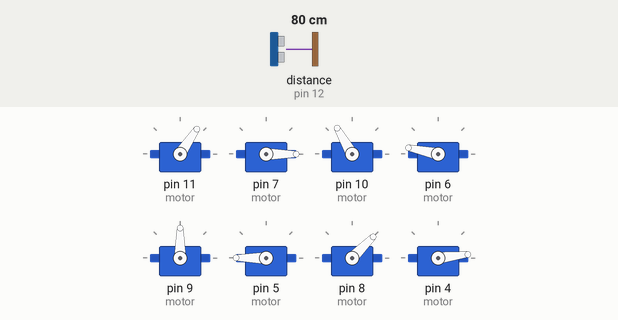
Bench run of a program on a simulated Arduino Nano, built with avr-gcc and run on an emulated ATmega328P. On the bench: 8 × servo. Wiring (inferred from the names in the program): ultrasonic range finder: trigger pin 13; echo pin 12. Inputs (shaded band) come from the test bench; at power-on: distance to the obstacle (sensor on pin 12) 80 cm. The echo pulse lasts 58.3 µs per cm; what the program prints to the serial monitor is not drawn.

Above: at 2.0 s.
2.1 s: distance to the obstacle (sensor on pin 12) set to 2 cm
At 4.9 s:
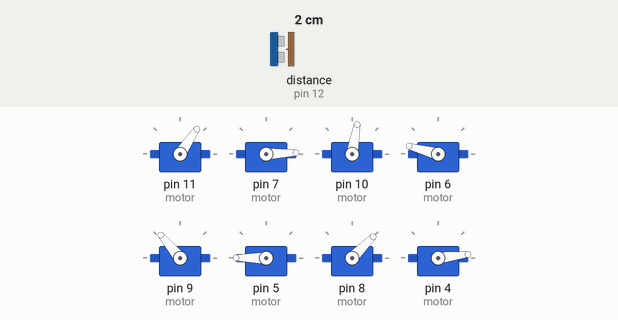
5.1 s: distance to the obstacle (sensor on pin 12) set to 60 cm
8.1 s: distance to the obstacle (sensor on pin 12) set to 9 cm
At 9.2 s:
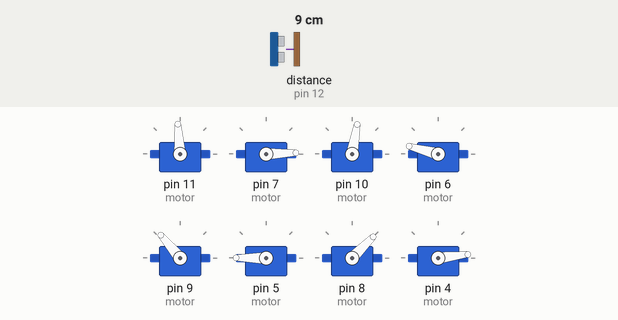
11.1 s: distance to the obstacle (sensor on pin 12) set to 23 cm
Timing chart, 0 to 15.1 s (numbered marks = the images above; inputs shaded):
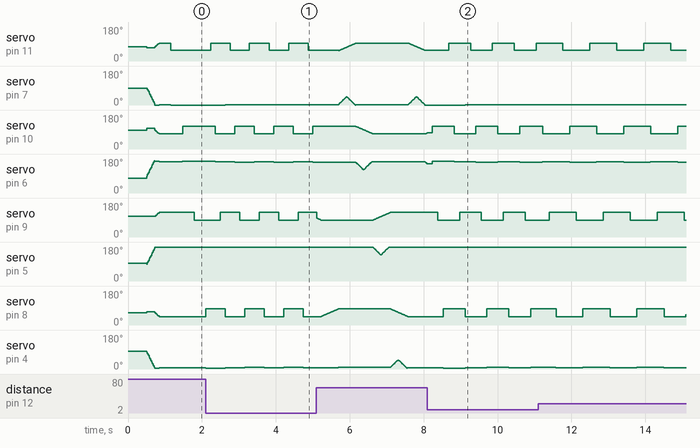

The program:

main.cpp
```cpp
#include "spiderbot.h"
#include "src.h"

Spider spider;
unsigned long distance;

void setup()
{
    pinMode(TRIG_PIN, OUTPUT);
	pinMode(ECHO_PIN, INPUT);
    digitalWrite(TRIG_PIN, LOW);
    delay(2);
    Serial.begin(9600);
    spider.init();
}

void loop()
{
    digitalWrite(TRIG_PIN, HIGH);
    delay(1);
    digitalWrite(TRIG_PIN, LOW);
    distance = pulseIn(ECHO_PIN, HIGH) * 0.034 / 2.0;

    if (distance > 70)
        distance = 70;

    Serial.print(String(distance) + String("\n"));
    if (distance >= 70 || distance < 30)
        spider.delay_time = QUICK_DELAY_TIME;
    else
        spider.delay_time = DEFAULT_DELAY_TIME;
    if (distance >= 50)
        spider.update_direction(M_FORWARD);
    else if (distance < 30)
        spider.update_direction(M_BACKWARD);
    else
        spider.update_direction(M_NONE);
    spider.walk();
    spider.write();
}
```

dependencies.h
```cpp
#ifndef DEPEDENCIES_H_
    #define DEPEDENCIES_H_
    #include "spiderbot.h"

void extend(Spider &spider);
void retract(Spider &spider);
void handle_leg(leg_t &leg, direction mode);
void first_steps(Spider &spider);
void write_all(Spider &spider);

#endif
```

spiderbot.h
```cpp
#ifndef SPIDERBOT_H_
    #define SPIDERBOT_H_

    #include <Servo.h>
    #include <Arduino.h>

    #define ELBOW 0
    #define KNEE 1
    #define DEFAULT_DELAY_TIME 5
    #define QUICK_DELAY_TIME 0
    #define SLOW_DELAY_TIME 10

    #define STEP_ELBOW (1.0)
    #define STEP_KNEE ((90.0 / 40.0)) // 90.0 = range of knee, 40.0 = range of elbow (in degrees), 2.0 to compansate the return factor

    #define TOP1 0
    #define TOP2 1
    #define BOTTOM1 2
    #define BOTTOM2 3

    #define NB_JOINTS 2

    #define FORWARD 1
    #define BACKWARD -1

typedef struct {
    int min;
    int max;
} range_t;

typedef struct {
    double angle; // Current of angle of servo motor
    double steps; // Value added to angle
    int offset; // For calibration
    range_t range; // Max and Min of servo range of action
    Servo motor; // Servo object from servo.h library
} motor_t;

typedef struct {
    motor_t legs[2];
    bool return_factor;
} leg_t;

extern const leg_t LEGTOP1;
extern const leg_t LEGTOP2;
extern const leg_t LEGBOTTOM1;
extern const leg_t LEGBOTTOM2;

enum direction {
    M_NONE,
    M_FORWARD,
    M_BACKWARD
};

class Spider {
    public:
        leg_t legtop1;
        leg_t legtop2;
        leg_t legbottom1;
        leg_t legbottom2;

        unsigned long delay_time; // Time of waiting before executing next loop iteration (in ms)

        void init(unsigned long delay_time = DEFAULT_DELAY_TIME);
        void walk();
        void write();
        void update_direction(direction mode);
        direction get_direction();
        direction get_next_direction();
        unsigned long long get_nb_loop();

        void log(const int leg);

    private:
        unsigned long long nb_loop = 0; // Number of loop iteration
        direction mode = M_NONE;
        direction next_mode = M_NONE;
};

#endif
```

src.h
```cpp
#ifndef SRC_H_
    #define SRC_H_

    #define TRIG_PIN 13
    #define ECHO_PIN 12

#endif
```

extend.cpp
```cpp
#include "spiderbot.h"

void extend_leg(leg_t &leg) {
    leg.legs[ELBOW].motor.write(leg.legs[ELBOW].angle + leg.legs[ELBOW].offset);
    leg.legs[KNEE].motor.write(leg.legs[KNEE].angle + leg.legs[KNEE].offset);
}

void extend(Spider &spider) {
    extend_leg(spider.legtop1);
    extend_leg(spider.legtop2);
    extend_leg(spider.legbottom1);
    extend_leg(spider.legbottom2);
    delay(spider.delay_time * 100);
}
```

first_step.cpp
```cpp
#include "dependencies.h"

void first_steps(Spider &spider) {
    for (int i = 0; i < 20; i++) {
        handle_leg(spider.legtop1, M_FORWARD);
        handle_leg(spider.legtop2, M_FORWARD);
        handle_leg(spider.legbottom1, M_FORWARD);
        handle_leg(spider.legbottom2, M_FORWARD);
        write_all(spider);
        delay(spider.delay_time);
    }
}
```

handle_leg.cpp
```cpp
#include "spiderbot.h"

void forward(leg_t &leg) {
    leg.legs[ELBOW].angle += leg.legs[ELBOW].steps;
    if (leg.legs[ELBOW].angle >= leg.legs[ELBOW].range.max
        || leg.legs[ELBOW].angle <= leg.legs[ELBOW].range.min)
        leg.legs[ELBOW].steps = -leg.legs[ELBOW].steps;

    if (leg.legs[ELBOW].angle == leg.legs[ELBOW].range.max
        || leg.legs[ELBOW].angle == leg.legs[ELBOW].range.min)
            leg.return_factor = !leg.return_factor;
    if (leg.return_factor == true)
        return;

    leg.legs[KNEE].angle += leg.legs[KNEE].steps;
    if (leg.legs[KNEE].angle >= leg.legs[KNEE].range.max
        || leg.legs[KNEE].angle <= leg.legs[KNEE].range.min)
        leg.legs[KNEE].steps = -leg.legs[KNEE].steps;
}

void backward(leg_t &leg) {
    leg.legs[ELBOW].angle += leg.legs[ELBOW].steps;
    if (leg.legs[ELBOW].angle >= leg.legs[ELBOW].range.max
        || leg.legs[ELBOW].angle <= leg.legs[ELBOW].range.min)
        leg.legs[ELBOW].steps = -leg.legs[ELBOW].steps;

    if (leg.legs[ELBOW].angle == leg.legs[ELBOW].range.max
        || leg.legs[ELBOW].angle == leg.legs[ELBOW].range.min)
            leg.return_factor = !leg.return_factor;
    if (leg.return_factor == false)
        return;

    leg.legs[KNEE].angle += leg.legs[KNEE].steps;
    if (leg.legs[KNEE].angle >= leg.legs[KNEE].range.max
        || leg.legs[KNEE].angle <= leg.legs[KNEE].range.min)
        leg.legs[KNEE].steps = -leg.legs[KNEE].steps;
}

void handle_leg(leg_t &leg, direction mode) {
    if (mode == M_FORWARD)
        forward(leg);
    if (mode == M_BACKWARD)
        backward(leg);
}
```

retarct.cpp
```cpp
#include "spiderbot.h"

void retract(Spider &spider) {
    while (spider.legtop1.legs[KNEE].angle > 0) {
        spider.legtop1.legs[ELBOW].motor.write(spider.legtop1.legs[ELBOW].angle);
        spider.legtop1.legs[KNEE].motor.write(spider.legtop1.legs[KNEE].angle);
        spider.legtop2.legs[ELBOW].motor.write(spider.legtop2.legs[ELBOW].angle);
        spider.legtop2.legs[KNEE].motor.write(spider.legtop2.legs[KNEE].angle);
        spider.legbottom1.legs[ELBOW].motor.write(spider.legbottom1.legs[ELBOW].angle);
        spider.legbottom1.legs[KNEE].motor.write(spider.legbottom1.legs[KNEE].angle);
        spider.legbottom2.legs[ELBOW].motor.write(spider.legbottom2.legs[ELBOW].angle);
        spider.legbottom2.legs[KNEE].motor.write(spider.legbottom2.legs[KNEE].angle);

        spider.legtop1.legs[KNEE].angle += spider.legtop1.legs[KNEE].steps;
        spider.legtop2.legs[KNEE].angle += spider.legtop2.legs[KNEE].steps;
        spider.legbottom1.legs[KNEE].angle += spider.legbottom1.legs[KNEE].steps;
        spider.legbottom2.legs[KNEE].angle += spider.legbottom2.legs[KNEE].steps;
        delay(spider.delay_time);
    }
    spider.legtop1.legs[KNEE].steps = -spider.legtop1.legs[KNEE].steps;
    spider.legtop2.legs[KNEE].steps = -spider.legtop2.legs[KNEE].steps;
    spider.legbottom1.legs[KNEE].steps = -spider.legbottom1.legs[KNEE].steps;
    spider.legbottom2.legs[KNEE].steps = -spider.legbottom2.legs[KNEE].steps;
}
```

write_all.cpp
```cpp
#include "spiderbot.h"

void write_leg(leg_t &leg) {
    leg.legs[KNEE].motor.write(leg.legs[KNEE].angle + leg.legs[KNEE].offset);
    leg.legs[ELBOW].motor.write(leg.legs[ELBOW].angle + leg.legs[ELBOW].offset);
}

void write_all(Spider &spider) {
    write_leg(spider.legtop1);
    write_leg(spider.legtop2);
    write_leg(spider.legbottom1);
    write_leg(spider.legbottom2);
}
```

get_direction.cpp
```cpp
#include "spiderbot.h"

direction Spider::get_direction() {
    return this->mode;
}
```

get_nb_loop.cpp
```cpp
#include "spiderbot.h"

unsigned long long Spider::get_nb_loop() {
    return this->nb_loop;
}
```

get_next_direction.cpp
```cpp
#include "spiderbot.h"

direction Spider::get_next_direction() {
    return this->next_mode;
}
```

init.cpp
```cpp
#include "dependencies.h"

void attach_pins(Spider &spider) {
    spider.legtop1.legs[ELBOW].motor.attach(11);
    spider.legtop1.legs[KNEE].motor.attach(7);
    spider.legtop2.legs[ELBOW].motor.attach(10);
    spider.legtop2.legs[KNEE].motor.attach(6);
    spider.legbottom1.legs[ELBOW].motor.attach(9);
    spider.legbottom1.legs[KNEE].motor.attach(5);
    spider.legbottom2.legs[ELBOW].motor.attach(8);
    spider.legbottom2.legs[KNEE].motor.attach(4);
}

void init_leg(leg_t &leg, const leg_t src) {
    for (unsigned short i = 0; i < NB_JOINTS; i++) {
        leg.legs[i].angle = src.legs[i].angle;
        leg.legs[i].range = src.legs[i].range;
        leg.legs[i].steps = src.legs[i].steps;
        leg.legs[i].offset = src.legs[i].offset;
        leg.return_factor = true;
    }
}

void init_spider(Spider &spider, unsigned long delay_time) {
    init_leg(spider.legtop1, LEGTOP1);
    init_leg(spider.legtop2, LEGTOP2);
    init_leg(spider.legbottom1, LEGBOTTOM1);
    init_leg(spider.legbottom2, LEGBOTTOM2);
    spider.delay_time = delay_time;
}

void Spider::init(unsigned long delay_time) {
    attach_pins(*this);
    init_spider(*this, delay_time);
    extend(*this);
    retract(*this);
    first_steps(*this);
}
```

legconf.cpp
```cpp
#include "spiderbot.h"

const leg_t LEGTOP1 = {{{70, 1.0 * STEP_ELBOW, 5, {50, 90}},
    {90, -1.0 * STEP_KNEE, 0, {0, 45}}}, true};
const leg_t LEGTOP2 = {{{110, -1.0 * STEP_ELBOW, -10, {90, 130}},
    {90, 1.0 * STEP_KNEE, -12, {135, 180}}}, true};
const leg_t LEGBOTTOM1 = {{{110, 1.0 * STEP_ELBOW, 0, {90, 130}},
    {90, 1.0 * STEP_KNEE, 3, {135, 180}}}, true};
const leg_t LEGBOTTOM2 = {{{70, -1.0 * STEP_ELBOW, -5, {50, 90}},
    {90, -1.0 * STEP_KNEE, 5, {0, 45}}}, true};
```

log.cpp
```cpp
#include "spiderbot.h"

void log_leg(const leg_t leg) {
    float p_elbow = ((float)(leg.legs[ELBOW].angle - leg.legs[ELBOW].range.min) /
        (float)(leg.legs[ELBOW].range.max - leg.legs[ELBOW].range.min) * 100.0);
    float p_knee = ((float)(leg.legs[KNEE].angle - leg.legs[KNEE].range.min) /
        (float)(leg.legs[KNEE].range.max - leg.legs[KNEE].range.min) * 100.0);
    String str =
        String("Leg Top 1 :\n");
        String("Elbow is at ") + leg.legs[ELBOW].angle +
        String("°, at ") + p_elbow +
        String("% of it's range and it's step is ") + leg.legs[ELBOW].steps +
        (".\nKnee is at ") + leg.legs[KNEE].angle +
        String("°, at ") + p_knee +
        String("% of it's range and it's step is ") + leg.legs[KNEE].steps + String(".\n");
    Serial.println(str);
}

void Spider::log(const int leg) {
    if (leg == TOP1)
        log_leg(this->legtop1);
    if (leg == TOP2)
        log_leg(this->legtop2);
    if (leg == BOTTOM1)
        log_leg(this->legbottom1);
    if (leg == BOTTOM2)
        log_leg(this->legbottom2);
}
```

update_direction.cpp
```cpp
#include "spiderbot.h"

void Spider::update_direction(direction mode) {
    this->next_mode = mode;
}
```

walk.cpp
```cpp
#include "dependencies.h"

void Spider::walk() {
    if (this->mode == M_NONE)
        return;
    if ((this->nb_loop % 160) < 40)
        handle_leg(this->legtop1, this->mode);
    if ((this->nb_loop % 160) < 80 && (this->nb_loop % 160) >= 40)
        handle_leg(this->legtop2, this->mode);
    if ((this->nb_loop % 160) < 120 && (this->nb_loop % 160) >= 80)
        handle_leg(this->legbottom1, this->mode);
    if ((this->nb_loop % 160) < 160 && (this->nb_loop % 160) >= 120)
        handle_leg(this->legbottom2, this->mode);
}
```

write.cpp
```cpp
#include "dependencies.h"

void Spider::write() {
    write_all(*this);
    if (this->nb_loop % 320 == 0) {
        this->mode = this->next_mode;
        this->next_mode = M_NONE;
    }
    this->nb_loop++;
    delay(this->delay_time);
}
```

Measured:
- after the input at 2.1 s, servo on pin 7 (motor): 0° → 2° after 0.53 s; servo on pin 5 (motor): alternates 180° for 0.54 s and 178° for 0.52 s, starting after 0.92 s
- after the input at 8.1 s, servo on pin 7 (motor): 0° → 2° after 1.0 s
- by itself, servo on pin 11 (motor): alternates 94° for 0.73 s and 56° for 0.73 s
- by itself, servo on pin 10 (motor): alternates 120° for 0.73 s and 80° for 0.73 s
- by itself, servo on pin 6 (motor): alternates 165° for 0.74 s and 163° for 0.73 s
- by itself, servo on pin 9 (motor): alternates 130° for 0.73 s and 90° for 0.73 s
- by itself, servo on pin 4 (motor): alternates 9° for 0.73 s and 7° for 0.73 s
